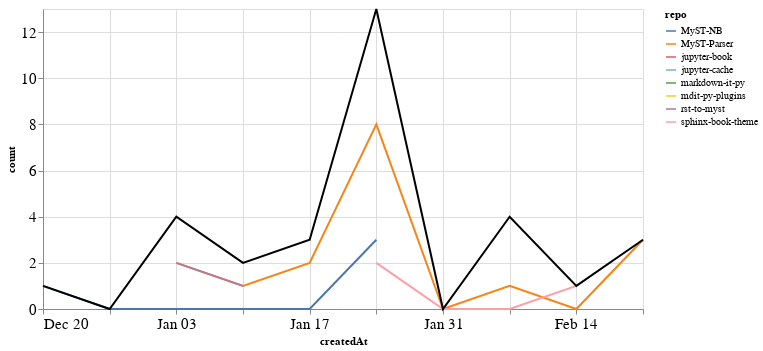

The notebook cell this image was saved under:
### Markdown cell above
### PRs

### Code cell
prs_time = prs.groupby('repo').resample('W', on='createdAt').count()['author'].reset_index()
prs_time = prs_time.rename(columns={'author': 'count'})
prs_time_total = prs_time.groupby('createdAt').agg({"count": "sum"}).reset_index()

ch1 = alt.Chart(prs_time, width=600).mark_line().encode(
    x='createdAt',
    y='count',
    color='repo',
    tooltip="repo"
)

ch2 = alt.Chart(prs_time_total, width=600).mark_line(color="black").encode(
    x='createdAt',
    y='count',
)

ch1 + ch2

### Figure 1 — Vega-Lite specification as saved in the notebook (floating-point values rounded to 4 significant figures)
{"config": {"axisLeft": {"labelFontSize": 15}, "axisBottom": {"labelFontSize": 15}}, "layer": [{"data": {"name": "data-05ecd069752baba26cc73edde4955518"}, "mark": "line", "encoding": {"color": {"type": "nominal", "field": "repo"}, "tooltip": {"type": "nominal", "field": "repo"}, "x": {"type": "temporal", "field": "createdAt"}, "y": {"type": "quantitative", "field": "count"}}, "width": 600}, {"data": {"name": "data-d49a57d3e6298cc0c6082ee004fd1d9c"}, "mark": {"type": "line", "color": "black"}, "encoding": {"x": {"type": "temporal", "field": "createdAt"}, "y": {"type": "quantitative", "field": "count"}}, "width": 600}], "$schema": "https://vega.github.io/schema/vega-lite/v4.8.1.json", "datasets": {"data-05ecd069752baba26cc73edde4955518": [{"repo": "MyST-NB", "createdAt": "2020-12-20T00:00:00", "count": 1}, {"repo": "MyST-NB", "createdAt": "2020-12-27T00:00:00", "count": 0}, {"repo": "MyST-NB", "createdAt": "2021-01-03T00:00:00", "count": 0}, {"repo": "MyST-NB", "createdAt": "2021-01-10T00:00:00", "count": 0}, {"repo": "MyST-NB", "createdAt": "2021-01-17T00:00:00", "count": 0}, {"repo": "MyST-NB", "createdAt": "2021-01-24T00:00:00", "count": 3}, {"repo": "MyST-Parser", "createdAt": "2021-01-03T00:00:00", "count": 2}, {"repo": "MyST-Parser", "createdAt": "2021-01-10T00:00:00", "count": 1}, {"repo": "MyST-Parser", "createdAt": "2021-01-17T00:00:00", "count": 2}, {"repo": "MyST-Parser", "createdAt": "2021-01-24T00:00:00", "count": 8}, {"repo": "MyST-Parser", "createdAt": "2021-01-31T00:00:00", "count": 0}, {"repo": "MyST-Parser", "createdAt": "2021-02-07T00:00:00", "count": 1}, {"repo": "MyST-Parser", "createdAt": "2021-02-14T00:00:00", "count": 0}, {"repo": "MyST-Parser", "createdAt": "2021-02-21T00:00:00", "count": 3}, {"repo": "jupyter-book", "createdAt": "2021-02-07T00:00:00", "count": 1}, {"repo": "jupyter-cache", "createdAt": "2021-01-17T00:00:00", "count": 1}, {"repo": "markdown-it-py", "createdAt": "2021-02-07T00:00:00", "count": 1}, {"repo": "mdit-py-plugins", "createdAt": "2021-02-07T00:00:00", "count": 1}, {"repo": "rst-to-myst", "createdAt": "2021-01-03T00:00:00", "count": 2}, {"repo": "rst-to-myst", "createdAt": "2021-01-10T00:00:00", "count": 1}, {"repo": "sphinx-book-theme", "createdAt": "2021-01-24T00:00:00", "count": 2}, {"repo": "sphinx-book-theme", "createdAt": "2021-01-31T00:00:00", "count": 0}, {"repo": "sphinx-book-theme", "createdAt": "2021-02-07T00:00:00", "count": 0}, {"repo": "sphinx-book-theme", "createdAt": "2021-02-14T00:00:00", "count": 1}], "data-d49a57d3e6298cc0c6082ee004fd1d9c": [{"createdAt": "2020-12-20T00:00:00", "count": 1}, {"createdAt": "2020-12-27T00:00:00", "count": 0}, {"createdAt": "2021-01-03T00:00:00", "count": 4}, {"createdAt": "2021-01-10T00:00:00", "count": 2}, {"createdAt": "2021-01-17T00:00:00", "count": 3}, {"createdAt": "2021-01-24T00:00:00", "count": 13}, {"createdAt": "2021-01-31T00:00:00", "count": 0}, {"createdAt": "2021-02-07T00:00:00", "count": 4}, {"createdAt": "2021-02-14T00:00:00", "count": 1}, {"createdAt": "2021-02-21T00:00:00", "count": 3}]}}
